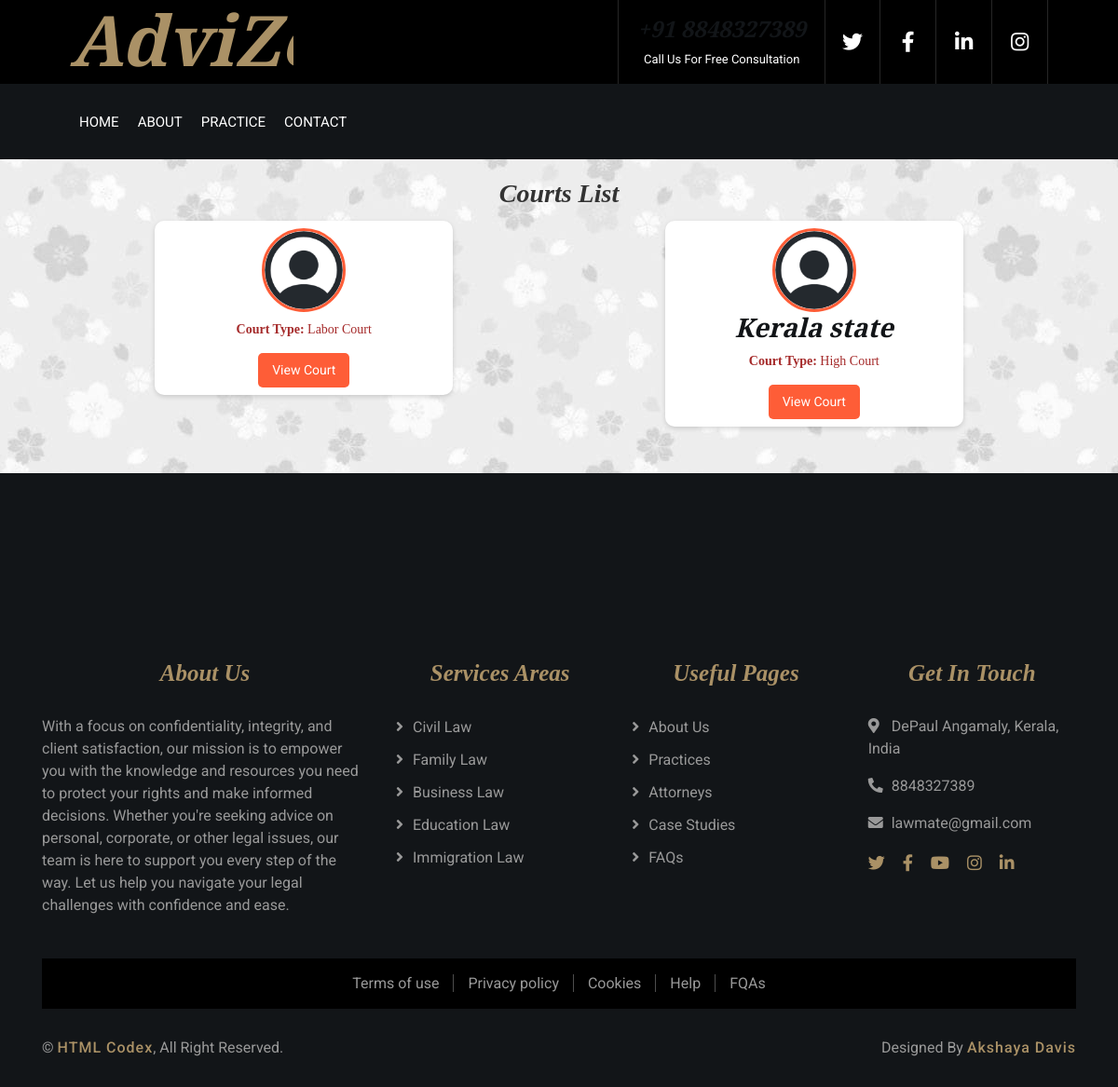
The app's page /all_courts, older data.
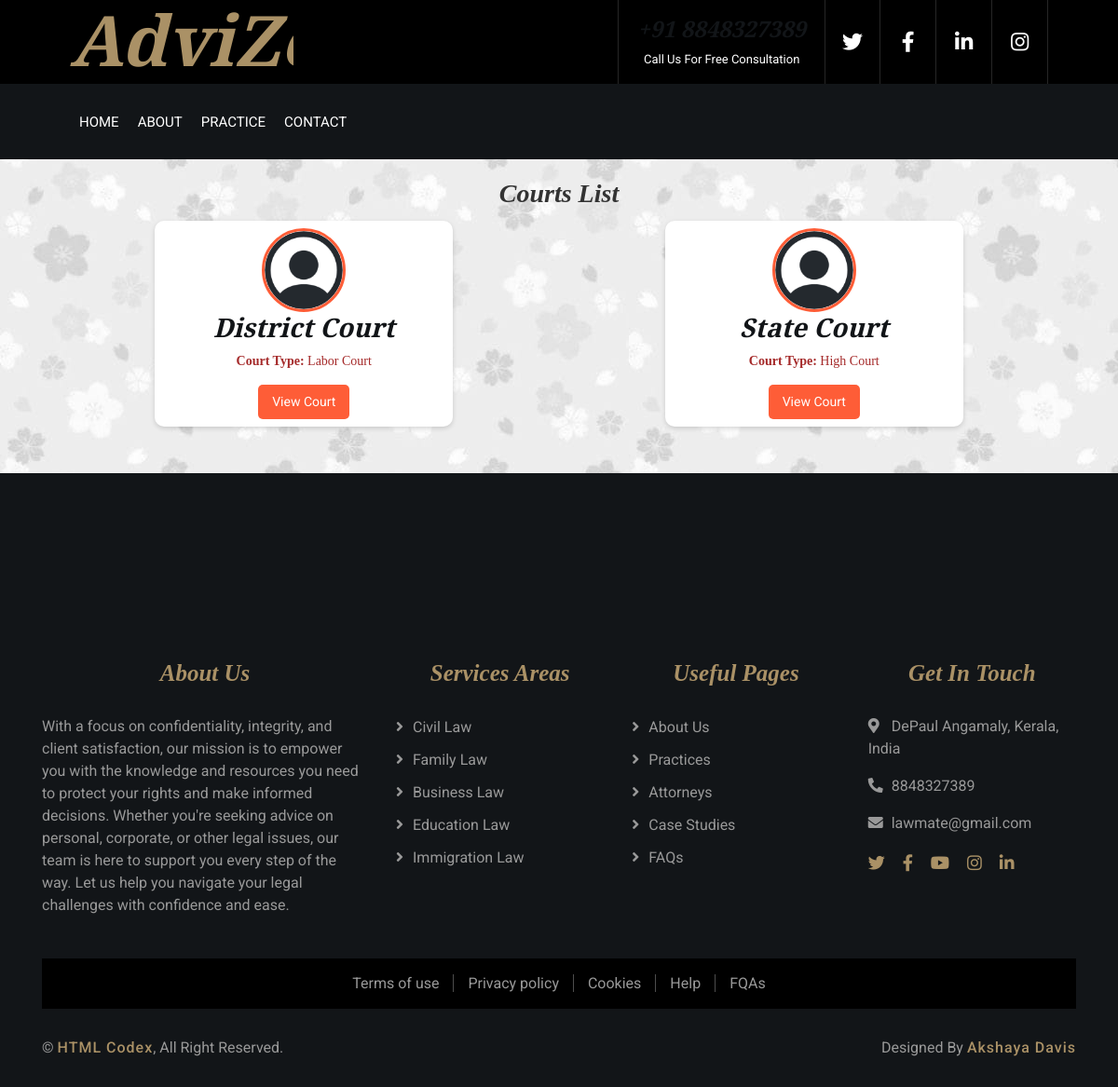
The same page, newer data.
### userapp/models.py (models this page shows)
class Register(AbstractUser):
    usertype = models.CharField(max_length=50, default="admin")
    phone = models.CharField(max_length=15, null=True)  # Changed to CharField
    image = models.ImageField(upload_to='uploads/', null=True)
    barcouncil_number = models.CharField(max_length=15, null=True)
    specialization = models.CharField(max_length=50, null=True)
    address = models.CharField(max_length=100, null=True)
    bio = models.TextField(max_length=1000, null=True)
    qualification = models.CharField(max_length=50, null=True)
    experience = models.CharField(max_length=10, null=True)
    consultation_mode = models.CharField(max_length=50, null=True)
    court_jurisdiction = models.CharField(max_length=50, null=True)
    court_type = models.CharField(max_length=50, null=True)
    place = models.CharField(max_length=50, null=True)
    is_approved = models.BooleanField(default=True)

### userapp/views.py (the view)
# urls.py: path('all_courts',views.all_courts,name="all_courts"),
def all_courts(request):
    courts = Register.objects.filter(usertype="court")
    return render(request, 'all_courts.html', {'courts': courts})

### userapp/templates/all_courts.html
{% load static %}
{% include 'header.html' %}
<link rel="stylesheet" href="{% static 'css/all_lawyers.css' %}">
<h2 class="center">Courts List</h2>
<div class="lawyercontainer">
    {% for court in courts %}
    <div class="lawyer-profile-card">
        {% if court.image %}
        <img src="{{ court.image.url }}" alt="Court Profile Picture">
        {% else %}
        <img src="{% static 'img/img1.jpeg' %}" alt="Default Court Image">
        {% endif %}
        <h3>{{ court.first_name }}</h3>
        <p><strong>Court Type:</strong> {{ court.court_type }}</p>
        <a href="{% url 'profile_court' court.id %}" class="edit-button">View Court</a>
    </div>
    {% empty %}
    <p>No courts found.</p>
    {% endfor %}
</div>
{% include 'footer.html' %}

### userapp/templates/header.html (shortened to what this page needs)
{% load static %}
<!DOCTYPE html>
<html lang="en">
    <head>
        <link href="https://stackpath.bootstrapcdn.com/bootstrap/4.4.1/css/bootstrap.min.css" rel="stylesheet">
        <link href="https://cdnjs.cloudflare.com/ajax/libs/font-awesome/5.10.0/css/all.min.css" rel="stylesheet">
        <link href="{% static 'lib/animate/animate.min.css' %}" rel="stylesheet">
        <link href="{% static 'lib/owlcarousel/assets/owl.carousel.min.css' %}" rel="stylesheet">
        <link href="{% static 'css/style.css' %}" rel="stylesheet">
    </head>
    <body>
        <div class="wrapper">
            <div class="top-bar">
                <div class="container-fluid">
                    <div class="row">
                        <div class="col-lg-3">
                            <div class="logo">
                                <a href="index.html">
                                    <h1>AdviZe</h1>
                                </a>
                            </div>
                        </div>
                        <div class="col-lg-9">
                            <div class="top-bar-right">
                                <div class="text">
                                    <h4>+91 8848327389</h4>
                                    <p>Call Us For Free Consultation</p>
                                </div>
                                <div class="social">
                                    <a href=""><i class="fab fa-twitter"></i></a>
                                    <a href=""><i class="fab fa-facebook-f"></i></a>
                                    <a href=""><i class="fab fa-linkedin-in"></i></a>
                                    <a href=""><i class="fab fa-instagram"></i></a>
                                </div>
                            </div>
                        </div>
                    </div>
                </div>
            </div>
            <div class="nav-bar">
                <div class="container-fluid">
                    <nav class="navbar navbar-expand-lg bg-dark navbar-dark">
                        <div class="collapse navbar-collapse justify-content-between" id="navbarCollapse">
                            {% if request.session.ut == 'user' %}
                            <div class="navbar-nav mr-auto">
                                <a href="/" class="nav-item nav-link ">Home</a>
                                <a href="/about" class="nav-item nav-link">About</a>
                                <a href="/my_bookings" class="nav-item nav-link">My Bookings</a>
                                <a href="/contact" class="nav-item nav-link">Contact</a>
                                <a href="/view_laws" class="nav-item nav-link">View New Laws</a>
                                <a href="/profile" class="nav-item nav-link">My Profile</a>
                                <a href="/user_logout" class="nav-item nav-link">LogOut</a>
                            </div>
                            {% else %}
                            <div class="navbar-nav mr-auto">
                                <a href="/" class="nav-item nav-link ">Home</a>
                                <a href="/about" class="nav-item nav-link">About</a>
                                <a href="/service" class="nav-item nav-link">Practice</a>
                                <a href="/contact" class="nav-item nav-link">Contact</a>
                            </div>
                            {% endif %}
                        </div>
                    </nav>
                </div>
            </div>

### userapp/templates/footer.html (shortened to what this page needs)
{% load static %}
<div class="footer">
    <div class="container">
        <div class="row">
            <div class="col-md-6 col-lg-4">
                <div class="footer-about">
                    <h2>About Us</h2>
                    <p>
                        With a focus on confidentiality, integrity, and client satisfaction, our mission is to empower you with the knowledge and resources you need to protect your rights and make informed decisions. Whether you're seeking advice on personal, corporate, or other legal issues, our team is here to support you every step of the way. Let us help you navigate your legal challenges with confidence and ease.                                </p>
                </div>
            </div>
            <div class="col-md-6 col-lg-8">
                <div class="row">
            <div class="col-md-6 col-lg-4">
                <div class="footer-link">
                    <h2>Services Areas</h2>
                    <a href="">Civil Law</a>
                    <a href="">Family Law</a>
                    <a href="">Business Law</a>
                    <a href="">Education Law</a>
                    <a href="">Immigration Law</a>
                </div>
            </div>
            <div class="col-md-6 col-lg-4">
                <div class="footer-link">
                    <h2>Useful Pages</h2>
                    <a href="">About Us</a>
                    <a href="">Practices</a>
                    <a href="">Attorneys</a>
                    <a href="">Case Studies</a>
                    <a href="">FAQs</a>
                </div>
            </div>
            <div class="col-md-6 col-lg-4">
                <div class="footer-contact">
                    <h2>Get In Touch</h2>
                    <p><i class="fa fa-map-marker-alt"></i>DePaul Angamaly, Kerala, India</p>
                    <p><i class="fa fa-phone-alt"></i>8848327389</p>
                    <p><i class="fa fa-envelope"></i>lawmate@gmail.com</p>
                    <div class="footer-social">
                        <a href=""><i class="fab fa-twitter"></i></a>
                        <a href=""><i class="fab fa-facebook-f"></i></a>
                        <a href=""><i class="fab fa-youtube"></i></a>
                        <a href=""><i class="fab fa-instagram"></i></a>
                        <a href=""><i class="fab fa-linkedin-in"></i></a>
                    </div>
                </div>
            </div>
            </div>
        </div>
        </div>
    </div>
    <div class="container footer-menu">
        <div class="f-menu">
            <a href="">Terms of use</a>
            <a href="">Privacy policy</a>
            <a href="">Cookies</a>
            <a href="">Help</a>
            <a href="">FQAs</a>
        </div>
    </div>
    <div class="container copyright">
        <div class="row">
            <div class="col-md-6">
                <p>&copy; <a href="https://htmlcodex.com/law-firm-website-template">HTML Codex</a>, All Right Reserved.</p>
            </div>
            <div class="col-md-6">
                <p>Designed By <a href="https://htmlcodex.com">Akshaya Davis</a></p>
            </div>
        </div>
    </div>
</div>
</div>
</body>
</html>

### userapp/static/css/style.css (style rules this page uses)
body { color: #666666; background: #ffffff; font-family: 'Roboto', sans-serif; font-weight: 400; }
h1, h2, h3, h4, h5, h6 { font-family: 'EB Garamond', serif; font-weight: 600; font-style: italic; color: #121518; }
a { color: #454545; transition: .3s; }
.wrapper { position: relative; width: 100%; max-width: 1366px; margin: 0 auto; background: #ffffff; }
.top-bar { position: relative; height: 90px; background: #000000; }
.top-bar .logo { padding: 15px 0; text-align: left; overflow: hidden; }
.top-bar .logo h1 { margin: 0; color: #aa9166; font-size: 75px; line-height: 55px; font-weight: 800; }
.top-bar .top-bar-right { display: flex; align-items: center; justify-content: flex-end; }
.top-bar .text { display: flex; align-items: center; justify-content: center; flex-direction: column; height: 90px; padding: 0 20px; text-align: center; border-left: 1px solid rgba(255, 255, 255, .15); }
.top-bar .text p { color: #ffffff; font-size: 13px; margin: 0; }
.top-bar .social { display: flex; height: 90px; font-size: 0; justify-content: flex-end; }
.top-bar .social a { display: flex; align-items: center; justify-content: center; width: 60px; height: 100%; font-size: 22px; color: #ffffff; border-right: 1px solid rgba(255, 255, 255, .15); }
.top-bar .social a:first-child { border-left: 1px solid rgba(255, 255, 255, .15); }
@media (min-width: 992px) { .top-bar { padding: 0 60px; } }
.nav-bar { position: relative; padding: 20px 0; transition: .3s; }
.nav-bar .navbar { height: 100%; padding: 0; }
.navbar-dark .navbar-nav .nav-link, .navbar-dark .navbar-nav .nav-link:focus, .navbar-dark .navbar-nav .nav-link:hover, .navbar-dark .navbar-nav .nav-link.active { padding: 10px 10px 8px 10px; color: #ffffff; }
@media (min-width: 992px) { .nav-bar { padding: 20px 60px; } }
@media (min-width: 992px) { .nav-bar, .nav-bar .navbar { background: #121518 !important; } }
@media (min-width: 992px) { .nav-bar a.nav-link { padding: 8px 15px; font-size: 15px; text-transform: uppercase; } }
.footer { position: relative; margin-top: 45px; padding-top: 180px; background: #121518; color: #ffffff; }
.footer .footer-about, .footer .footer-link, .footer .footer-contact { position: relative; margin-bottom: 45px; color: #999999; }
.footer .footer-about h2, .footer .footer-link h2, .footer .footer-contact h2 { position: relative; margin-bottom: 30px; font-size: 25px; font-weight: 600; color: #aa9166; }
.footer .footer-link a { display: block; margin-bottom: 10px; color: #999999; transition: .3s; }
.footer .footer-link a::before { position: relative; content: "\f105"; font-family: "Font Awesome 5 Free"; font-weight: 900; margin-right: 10px; }
.footer .footer-contact p i { width: 25px; }
.footer .footer-social { position: relative; margin-top: 20px; }
.footer .footer-social a { display: inline-block; }
.footer .footer-social a i { margin-right: 15px; font-size: 18px; color: #aa9166; }
.footer .footer-social a:last-child i { margin: 0; }
.footer .footer-menu .f-menu { position: relative; padding: 15px 0; background: #000000; font-size: 0; text-align: center; }
.footer .footer-menu .f-menu a { color: #999999; font-size: 16px; margin-right: 15px; padding-right: 15px; border-right: 1px solid rgba(255, 255, 255, .3); }
.footer .footer-menu .f-menu a:last-child { margin-right: 0; padding-right: 0; border-right: none; }
.footer .copyright { padding: 30px 15px; }
.footer .copyright p { margin: 0; color: #999999; }
.footer .copyright .col-md-6:last-child p { text-align: right; }
.footer .copyright p a { color: #aa9166; font-weight: 500; letter-spacing: 1px; }

Row changes from the older to the newer data that the page shows:
changed Register "Labor Court": first_name (not shown) → "District Court"
changed Register "High Court": first_name "Kerala state" → "State Court"
